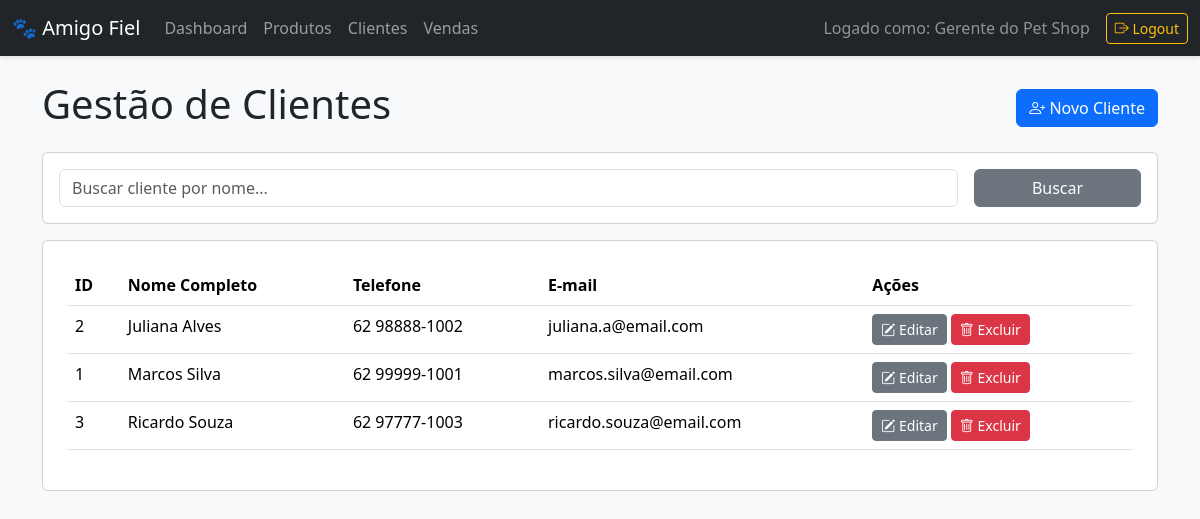
Screenshot of /clientes (signed in) with the database file from the repository.
### tables this page shows
CREATE TABLE Clientes (
    id_cliente INTEGER PRIMARY KEY AUTOINCREMENT,
    nome_completo VARCHAR(100) NOT NULL,
    telefone VARCHAR(20),
    email VARCHAR(100) UNIQUE
);

### app.py (the view)
@app.route('/clientes')
@login_required
def clientes():
    db = get_db(); busca = request.args.get('busca', '')
    if busca:
        db_rows = db.execute("SELECT * FROM Clientes WHERE nome_completo LIKE ? ORDER BY nome_completo", ('%' + busca + '%',)).fetchall()
    else:
        db_rows = db.execute("SELECT * FROM Clientes ORDER BY nome_completo").fetchall()
    clientes = [dict(row) for row in db_rows]
    return render_template('clientes.html', clientes=clientes)

### app.py (called while the page is built)
def get_db():
    db = getattr(g, '_database', None)
    if db is None:
        db_path = os.path.join(app.root_path, DATABASE)
        db = g._database = sqlite3.connect(db_path)
        db.row_factory = sqlite3.Row
    return db

@app.teardown_appcontext
def close_connection(exception):
    db = getattr(g, '_database', None)
    if db is not None: db.close()

def login_required(f):
    @wraps(f)
    def decorated_function(*args, **kwargs):
        if 'user_id' not in session:
            flash('Você precisa estar logado para ver esta página.', 'warning')
            return redirect(url_for('login'))
        return f(*args, **kwargs)
    return decorated_function

### templates/clientes.html (shortened to what this page needs)
{% extends "layout.html" %}
{% block content %}
<div class="d-flex justify-content-between align-items-center mb-3">
    <h1>Gestão de Clientes</h1>
    <button class="btn btn-primary" data-bs-toggle="modal" data-bs-target="#formModal" onclick="prepareAddModal()">
        <i class="bi bi-person-plus"></i> Novo Cliente
    </button>
</div>
<div class="card mb-3">
    <div class="card-body">
        <form method="GET" action="{{ url_for('clientes') }}" class="row g-3">
            <div class="col-md-10">
                <input type="text" class="form-control" name="busca" placeholder="Buscar cliente por nome..." value="{{ request.args.get('busca', '') }}">
            </div>
            <div class="col-md-2 d-grid">
                <button type="submit" class="btn btn-secondary">Buscar</button>
            </div>
        </form>
    </div>
</div>
<div class="card p-4">
    <table class="table table-hover">
        <thead>
            <tr>
                <th>ID</th>
                <th>Nome Completo</th>
                <th>Telefone</th>
                <th>E-mail</th>
                <th>Ações</th>
            </tr>
        </thead>
        <tbody>
            {% for cliente in clientes %}
            <tr>
                <td>{{ cliente.id_cliente }}</td>
                <td>{{ cliente.nome_completo }}</td>
                <td>{{ cliente.telefone }}</td>
                <td>{{ cliente.email }}</td>
                <td>
                    <button class="btn btn-sm btn-secondary" onclick="prepareEditModal({{ cliente|tojson }})">
                        <i class="bi bi-pencil-square"></i> Editar
                    </button>
                    <form action="{{ url_for('delete_cliente', id=cliente.id_cliente) }}" method="POST" class="d-inline" onsubmit="return confirm('Tem certeza?');">
                        <button type="submit" class="btn btn-sm btn-danger">
                            <i class="bi bi-trash"></i> Excluir
                        </button>
                    </form>
                </td>
            </tr>
            {% else %}
            <tr>
                <td colspan="5" class="text-center">Nenhum cliente encontrado.</td>
            </tr>
            {% endfor %}
        </tbody>
    </table>
</div>
{% endblock %}

### templates/layout.html (style rules this page uses)
body { background-color: #f8f9fa; }

### rows the page displays
Clientes: id_cliente "2", nome_completo "Juliana Alves", telefone "62 98888-1002", email "juliana.a@email.com"
Clientes: id_cliente "1", nome_completo "Marcos Silva", telefone "62 99999-1001", email "marcos.silva@email.com"
Clientes: id_cliente "3", nome_completo "Ricardo Souza", telefone "62 97777-1003", email "ricardo.souza@email.com"

### other values shown
{{ session['user_name'] }} "Gerente do Pet Shop"
